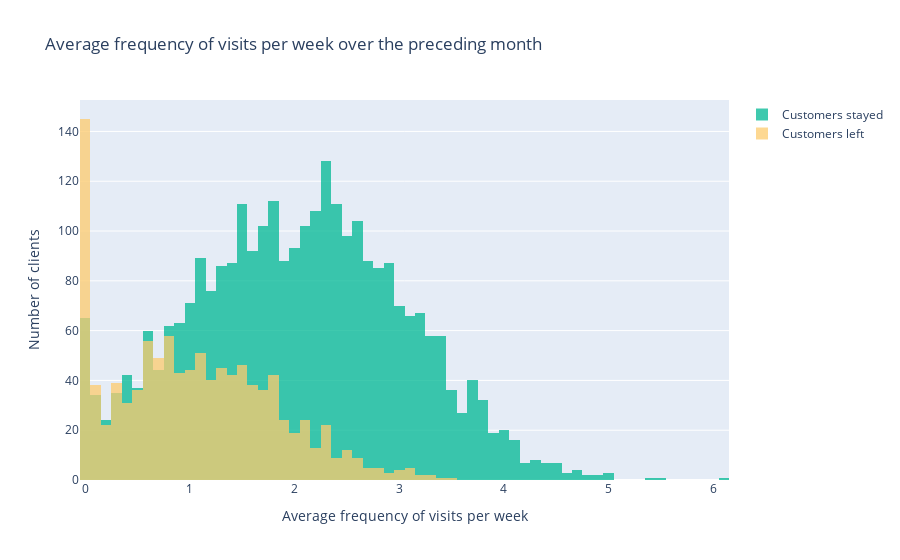

Notebook source saved alongside this figure:
### Markdown cell above
Loyal customers visit the gym more often.

### Code cell
plot_histogram('frequency_current_month',
               'Average frequency of visits per week over the preceding month',
               'Average frequency of visits per week')

### Figure 1 — Plotly figure (JSON) as saved in the notebook; plotly's stock layout.template omitted (floating-point values rounded to 4 significant figures; data arrays with more than 128 entries replaced by an {"elided": "..."} marker saying what was removed)
{"data": [{"alignmentgroup": "True", "bingroup": "x", "hovertemplate": "=Customers stayed<br>frequency_current_month=%{x}<br>count=%{y}<extra></extra>", "legendgroup": "Customers stayed", "marker": {"color": "#00b894"}, "name": "Customers stayed", "offsetgroup": "Customers stayed", "opacity": 0.75, "orientation": "v", "showlegend": true, "type": "histogram", "x": {"elided": "2939 float values"}, "xaxis": "x", "yaxis": "y"}, {"alignmentgroup": "True", "bingroup": "x", "hovertemplate": "=Customers left<br>frequency_current_month=%{x}<br>count=%{y}<extra></extra>", "legendgroup": "Customers left", "marker": {"color": "#fdcb6e"}, "name": "Customers left", "offsetgroup": "Customers left", "opacity": 0.75, "orientation": "v", "showlegend": true, "type": "histogram", "x": {"elided": "1061 float values"}, "xaxis": "x", "yaxis": "y"}], "layout": {"barmode": "overlay", "legend": {"title": {"text": ""}, "tracegroupgap": 0}, "title": {"text": "Average frequency of visits per week over the preceding month"}, "xaxis": {"anchor": "y", "domain": [0, 1], "title": {"text": "Average frequency of visits per week"}}, "yaxis": {"anchor": "x", "domain": [0, 1], "title": {"text": "Number of clients"}}}}
